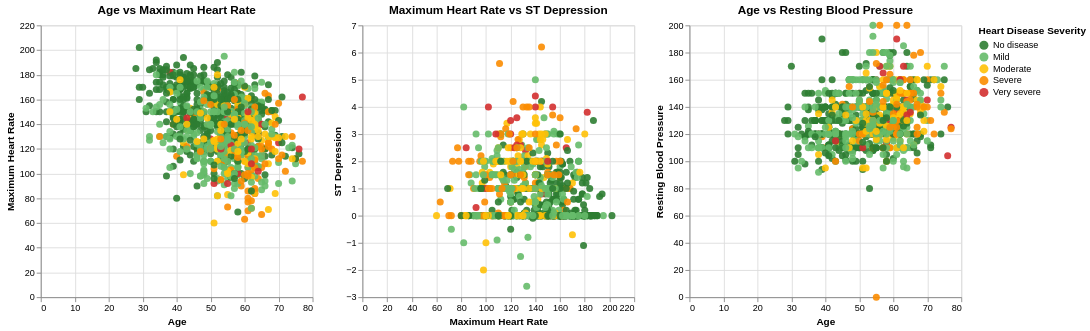

Write notebook code for a chart like this one.
### Code cell
base = alt.Chart(heart_disease).mark_circle(size=60).encode(
    color=alt.Color(
        'disease_label:N',
        legend=alt.Legend(title="Heart Disease Severity"),
        scale=alt.Scale(
            domain=['No disease','Mild','Moderate','Severe','Very severe'],
            range=color_scheme
        )
    ),
    opacity=alt.condition(
        severity_select & brush,
        alt.value(0.9),
        alt.value(0)
    )
).add_params(
    severity_select,
    brush
)

# 1 Age vs Max Heart Rate
p1 = base.encode(
    x=alt.X('age', title='Age'),
    y=alt.Y('thalch', title='Maximum Heart Rate'),
).properties(title='Age vs Maximum Heart Rate')

# 2 Max Heart Rate vs ST Depression
p2 = base.encode(
    x=alt.X('thalch', title='Maximum Heart Rate'),
    y=alt.Y('oldpeak', title='ST Depression'),
).properties(title='Maximum Heart Rate vs ST Depression')

# 3 Age vs Resting Blood Pressure
p3 = base.encode(
    x=alt.X('age', title='Age'),
    y=alt.Y('trestbps', title='Resting Blood Pressure'),
).properties(title='Age vs Resting Blood Pressure')

scatter_interactive = p1 | p2 | p3

scatter_interactive

### Figure 1 — Vega-Lite specification as saved in the notebook (floating-point values rounded to 4 significant figures; data arrays with more than 128 entries replaced by an {"elided": "..."} marker saying what was removed)
{"config": {"view": {"continuousWidth": 300, "continuousHeight": 300}}, "hconcat": [{"mark": {"type": "circle", "size": 60}, "encoding": {"color": {"field": "disease_label", "legend": {"title": "Heart Disease Severity"}, "scale": {"domain": ["No disease", "Mild", "Moderate", "Severe", "Very severe"], "range": ["#2E7D32", "#66BB6A", "#FFC107", "#FB8C00", "#D32F2F"]}, "type": "nominal"}, "opacity": {"condition": {"test": {"and": [{"param": "param_5e7611d459d6b21b"}, {"param": "param_54dd647193d9b3b3"}]}, "value": 0.9}, "value": 0}, "x": {"field": "age", "title": "Age", "type": "quantitative"}, "y": {"field": "thalch", "title": "Maximum Heart Rate", "type": "quantitative"}}, "name": "view_e9baccb4edd93e2a_0", "title": "Age vs Maximum Heart Rate"}, {"mark": {"type": "circle", "size": 60}, "encoding": {"color": {"field": "disease_label", "legend": {"title": "Heart Disease Severity"}, "scale": {"domain": ["No disease", "Mild", "Moderate", "Severe", "Very severe"], "range": ["#2E7D32", "#66BB6A", "#FFC107", "#FB8C00", "#D32F2F"]}, "type": "nominal"}, "opacity": {"condition": {"test": {"and": [{"param": "param_5e7611d459d6b21b"}, {"param": "param_54dd647193d9b3b3"}]}, "value": 0.9}, "value": 0}, "x": {"field": "thalch", "title": "Maximum Heart Rate", "type": "quantitative"}, "y": {"field": "oldpeak", "title": "ST Depression", "type": "quantitative"}}, "name": "view_d537c3e68d79ee8f_1", "title": "Maximum Heart Rate vs ST Depression"}, {"mark": {"type": "circle", "size": 60}, "encoding": {"color": {"field": "disease_label", "legend": {"title": "Heart Disease Severity"}, "scale": {"domain": ["No disease", "Mild", "Moderate", "Severe", "Very severe"], "range": ["#2E7D32", "#66BB6A", "#FFC107", "#FB8C00", "#D32F2F"]}, "type": "nominal"}, "opacity": {"condition": {"test": {"and": [{"param": "param_5e7611d459d6b21b"}, {"param": "param_54dd647193d9b3b3"}]}, "value": 0.9}, "value": 0}, "x": {"field": "age", "title": "Age", "type": "quantitative"}, "y": {"field": "trestbps", "title": "Resting Blood Pressure", "type": "quantitative"}}, "name": "view_34ec8f104a39977b_2", "title": "Age vs Resting Blood Pressure"}], "data": {"name": "data-2dce2d58e063a04d4a5b2d727cf2eb2e"}, "params": [{"name": "param_5e7611d459d6b21b", "select": {"type": "point", "fields": ["disease_label"]}, "bind": "legend", "views": ["view_e9baccb4edd93e2a_0", "view_d537c3e68d79ee8f_1", "view_34ec8f104a39977b_2"]}, {"name": "param_54dd647193d9b3b3", "select": {"type": "interval"}, "views": ["view_e9baccb4edd93e2a_0", "view_d537c3e68d79ee8f_1", "view_34ec8f104a39977b_2"]}], "$schema": "https://vega.github.io/schema/vega-lite/v6.1.0.json", "datasets": {"data-2dce2d58e063a04d4a5b2d727cf2eb2e": {"elided": "920 records"}}}
